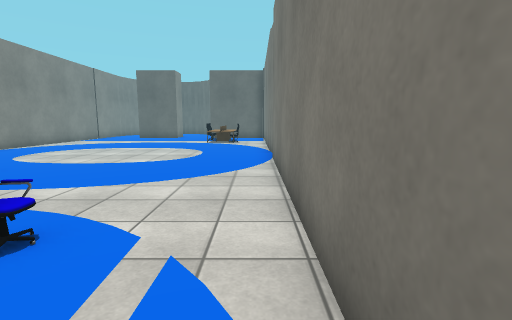
view 1 (above)

16 first-person views from a walk through a robot-simulator world made for Gazebo. The camera is 1.3 m above the floor, tilts 8° down and sees 85° across. The floor is counted in squares, 1 m on a side. Each view is taken from the middle of a square. On the plan, view 1 faces up. The plan holds only what a view shows up to about 13 squares ahead; the rest is blank. Some surface patterns are stand-ins.

view 2
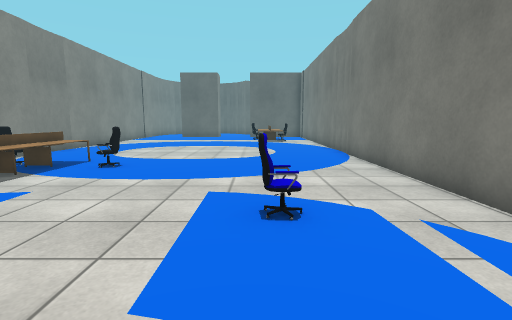

view 3
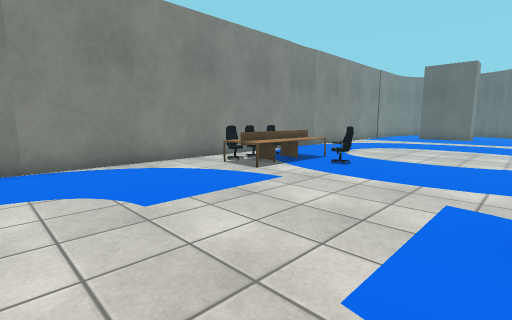

view 4
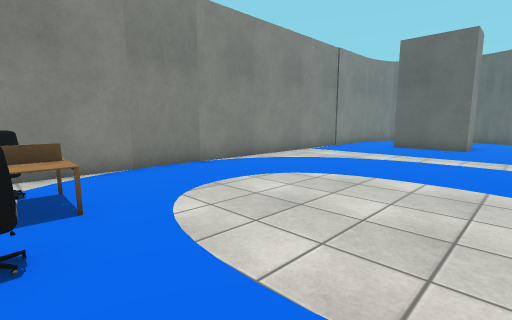

view 5
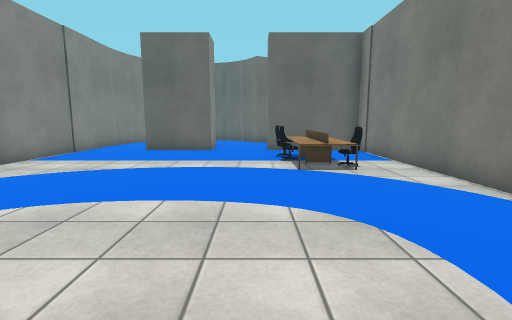

view 6
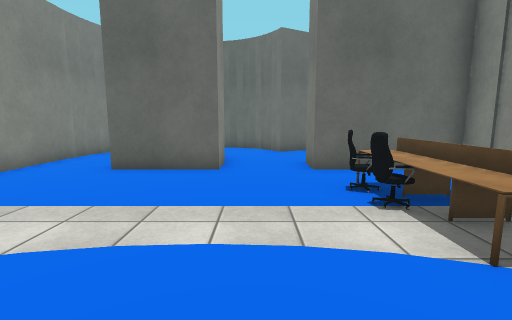

view 7
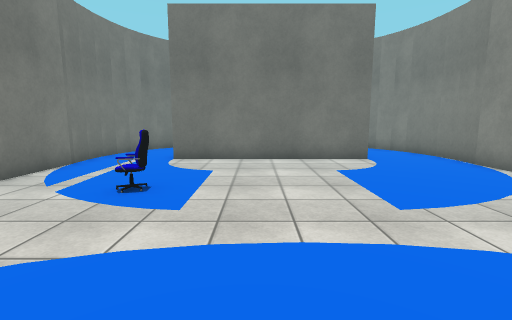

view 8
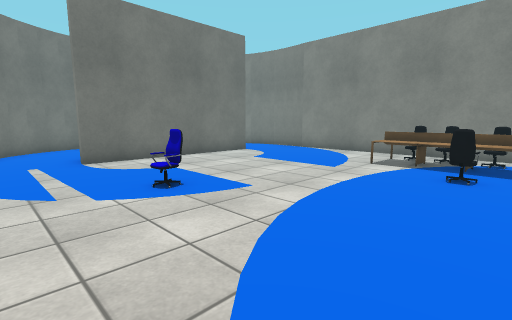

view 9
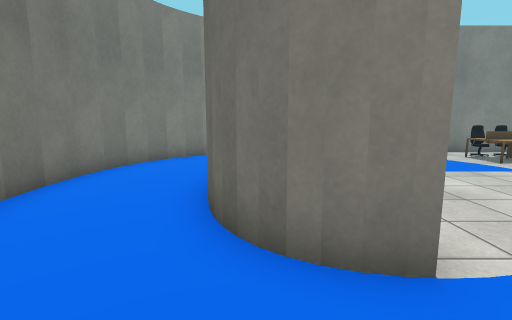

view 10
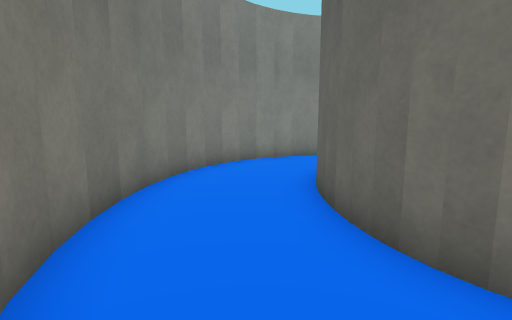

view 11
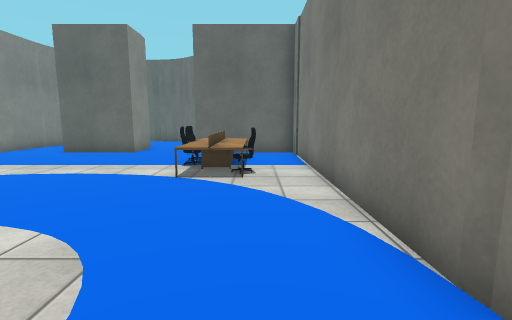

view 12
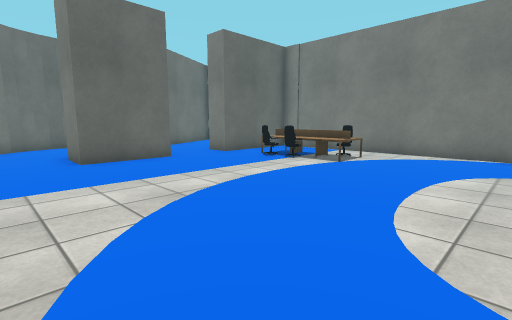

view 13
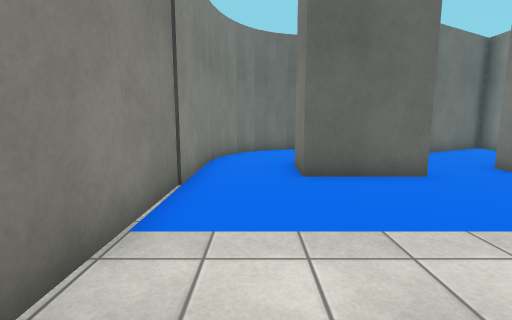

view 14
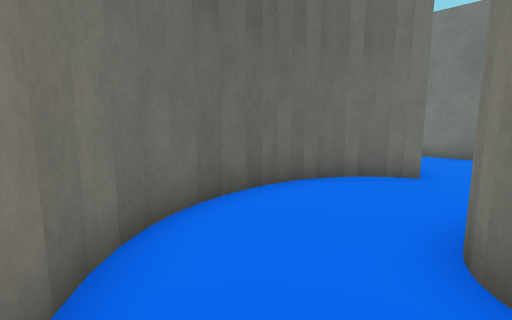

view 15
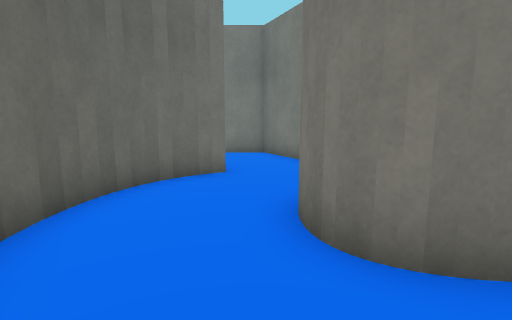

view 16
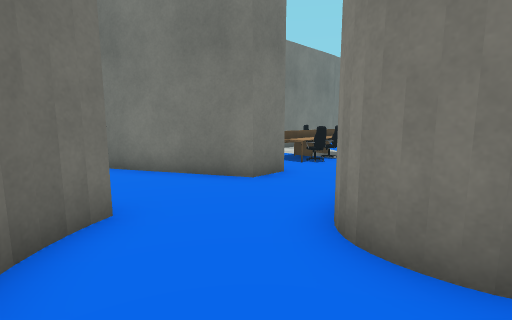

### Floor plan
Points are (right, up) in squares from view 1. A wall is a line through its corners. A room is listed if a view was taken in it or the views show most of it. See-through windows are left out.
Room 1 (views 1, 2, 3, 4, 5, 6, 7, 8, 9, 10, 11, 12, 13, 14, 15, 16)
walls: (-11.6, 10.3) (-11.6, 9.8); (0.7, 11.7) (0.6, 12.2); (-11.6, -0.3) (-11.7, -0.8); (-8.9, -1.5) (-2.1, -1.5) (-2.3, -2.1); (-2.2, -2) (-2.4, -2.6) (-2.9, -3.1) (-3.4, -3.4); (-6, 22.9) (-6, 21.4) (-8.9, 21.4) (-8.9, 22.9); (-8.9, 22.8) (-8.8, 23.4); (-2.7, -2.9) (-3, -3.2); (-11.7, -2.1) (-11.5, -3); (-3.2, -3.4) (-3.7, -3.6); (-3.5, -3.5) (-4.1, -3.7); (-4, -3.7) (-4.6, -3.8); (-4.4, -3.8) (-5.5, -3.9) (-6.5, -3.8); (-11.5, -2.9) (-11.3, -3.7); (-11.3, -3.6) (-10.9, -4.4); (-11.6, 24) (-11.6, -2.2); (0.2, -3.8) (0.5, -3) (0.6, -2.2) (0.6, 21.4) (-3.5, 21.4) (-3.5, 22.6) (0.6, 24.7) (0.6, 27); (-11, -4.3) (-10.5, -5); (-0.1, -4.4) (0.3, -3.6); (-10.6, -4.9) (-10.1, -5.6); (-11.4, 24.7) (-11.5, 24); (-10.1, -5.5) (-9.5, -6.1); (-11.2, 25.2) (-11.4, 24.6); (-0.5, -5.1) (0, -4.4); (-4.1, 26.1) (-4.4, 26.5); (-1, -5.6) (-0.4, -4.9); (-9.6, -6) (-8.9, -6.4); (-11, 25.8) (-11.3, 25.1); (-4.5, 26.6) (-4.8, 27); (-9, -6.4) (-8.1, -6.8); (-1.5, -6.1) (-0.9, -5.5); (-8.2, -6.7) (-7.3, -7); (-4.7, 26.8) (-5.1, 27.1); (-10.7, 26.2) (-11.1, 25.6); (-2.2, -6.5) (-1.5, -6); (-7.5, -7) (-6.4, -7.2); (-2.9, -6.8) (-2, -6.4); (-6.5, -7.2) (-5.5, -7.2) (-4.5, -7.2); (-5.2, 27.2) (-5.6, 27.5); (-3.8, -7.1) (-2.8, -6.8); (-4.6, -7.2) (-3.6, -7); (-10, 27) (-10.4, 26.6) (-10.8, 26.1); (-5.8, 27.5) (-6.3, 27.7); (-6.2, 27.7) (-6.7, 27.8); (-9.1, 27.5) (-9.6, 27.3) (-10.1, 26.9); (-6.6, 27.8) (-7.5, 27.8); (-7.3, 27.8) (-8.1, 27.8); (-8.5, 27.7) (-9.2, 27.5); (-8, 27.8) (-8.7, 27.7); (0.6, 27.1) (0.6, 28.3) (-4, 25.8) (-4.2, 26.1)
objects: office chair (-10, 5); desk (-10, 5) to (-9, 8); office chair (-10, 6); office chair (-10, 7); office chair (-7, 7); office chair (-3, 3); desk (-3, 17) to (-2, 20); office chair (-3, 18); office chair (-3, 19); office chair (-1, 17)

Positions as (right, up) in squares from view 1, and headings:
1: (0, 0), facing up
2: (-3, -1), facing up
3: (-3, -1), facing up-left
4: (-4, 7), facing up-left
5: (-4, 9), facing up
6: (-5, 14), facing up
7: (-5, 8), facing down
8: (0, 8), facing down-left
9: (0, -3), facing left
10: (-1, -5), facing left
11: (-1, 10), facing up
12: (-11, 12), facing up-right
13: (-10, 15), facing up
14: (-11, 24), facing up-right
15: (-11, 25), facing right
16: (-8, 27), facing down-right
